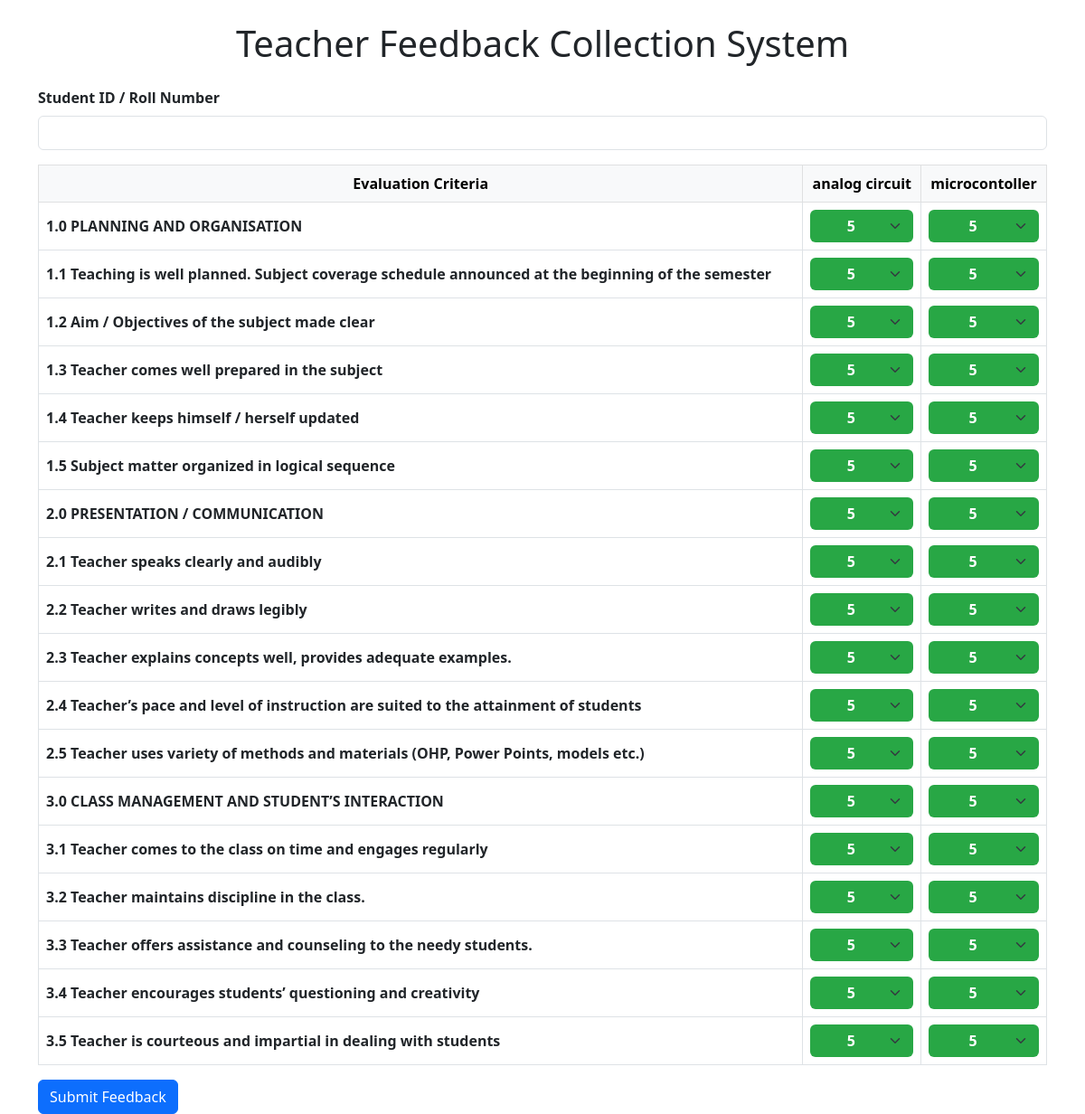
The app's page /feedback?user_id=1 with its own data.
### tables this page shows
CREATE TABLE subjects (
                    id INTEGER PRIMARY KEY AUTOINCREMENT,
                    name TEXT NOT NULL,
                    user_id INTEGER NOT NULL,
                    FOREIGN KEY (user_id) REFERENCES users (id)
                );

### app.py (the view, shortened to what this page needs)
@app.route('/feedback', methods=['GET', 'POST'])
def feedback():
    user_id = request.args.get('user_id')
    if not user_id:
        return "Invalid feedback link!"
    criteria_list = [
        "1.0 PLANNING AND ORGANISATION",
        "1.1 Teaching is well planned. Subject coverage schedule announced at the beginning of the semester",
        "1.2 Aim / Objectives of the subject made clear",
        "1.3 Teacher comes well prepared in the subject",
        "1.4 Teacher keeps himself / herself updated",
        "1.5 Subject matter organized in logical sequence",
        "2.0 PRESENTATION / COMMUNICATION",
        "2.1 Teacher speaks clearly and audibly",
        "2.2 Teacher writes and draws legibly",
        "2.3 Teacher explains concepts well, provides adequate examples.",
        "2.4 Teacher’s pace and level of instruction are suited to the attainment of students",
        "2.5 Teacher uses variety of methods and materials (OHP, Power Points, models etc.)",
        "3.0 CLASS MANAGEMENT AND STUDENT’S INTERACTION",
        "3.1 Teacher comes to the class on time and engages regularly",
        "3.2 Teacher maintains discipline in the class.",
        "3.3 Teacher offers assistance and counseling to the needy students.",
        "3.4 Teacher encourages students’ questioning and creativity",
        "3.5 Teacher is courteous and impartial in dealing with students"
    ]
    conn = sqlite3.connect('feedback.db')
    c = conn.cursor()
    c.execute("SELECT * FROM subjects WHERE user_id = ?", (user_id, ))
    subjects = c.fetchall()
    conn.close()
    return render_template('feedback.html',
                           subjects=subjects,
                           criteria=criteria_list)

### templates/feedback.html (shortened to what this page needs)
<!DOCTYPE html>
<html lang="en">
<head>
    <link rel="stylesheet" href="https://cdn.jsdelivr.net/npm/bootstrap@5.3.0/dist/css/bootstrap.min.css">
    <link rel="stylesheet" href="/static/style.css">
</head>
<body class="container mt-4">
<h1 class="text-center mb-4">Teacher Feedback Collection System</h1>
<form method="POST">
    <div class="mb-3">
        <label class="form-label fw-bold">Student ID / Roll Number</label>
        <input type="text" name="student_id" class="form-control" required>
    </div>
    <table class="table table-bordered text-center align-middle">
        <thead class="table-light">
            <tr>
                <th>Evaluation Criteria</th>
                {% for subj in subjects %}
                    <th>{{ subj[1] }}</th>
                {% endfor %}
            </tr>
        </thead>
        <tbody>
        {% for crit in criteria %}
            <tr>
                <td class="text-start fw-semibold">{{ crit }}</td>
                {% for subj in subjects %}
                    <td>
                        <select name="{{ subj[0] }}_{{ crit }}" class="form-select rating-select">
                            <option value="5" selected>5</option>
                        </select>
                    </td>
                {% endfor %}
            </tr>
        {% endfor %}
        </tbody>
    </table>
    <button type="submit" class="btn btn-primary">Submit Feedback</button>
</form>
</body>
</html>

### static/style.css (style rules this page uses)
.rating-select { background-color: #28a745 !important; color: white; font-weight: bold; border: none; text-align: center; }
.rating-select option { background-color: white; color: black; }

### records on screen
subjects: name "analog circuit", id "5"
subjects: name "microcontoller", id "5"

### other values on screen
{{ crit }} "1.0 PLANNING AND ORGANISATION" "1.1 Teaching is well planned. Subject coverage schedule announced at the beginning of the semester" "1.2 Aim / Objectives of the subject made clear" "1.3 Teacher comes well prepared in the subject" "1.4 Teacher keeps himself / herself updated" "1.5 Subject matter organized in logical sequence" "2.0 PRESENTATION / COMMUNICATION" "2.1 Teacher speaks clearly and audibly" "2.2 Teacher writes and draws legibly" "2.3 Teacher explains concepts well, provides adequate examples." "2.4 Teacher’s pace and level of instruction are suited to the attainment of students" "2.5 Teacher uses variety of methods and materials (OHP, Power Points, models etc.)" "3.0 CLASS MANAGEMENT AND STUDENT’S INTERACTION" "3.1 Teacher comes to the class on time and engages regularly" "3.2 Teacher maintains discipline in the class." "3.3 Teacher offers assistance and counseling to the needy students." "3.4 Teacher encourages students’ questioning and creativity" "3.5 Teacher is courteous and impartial in dealing with students"
